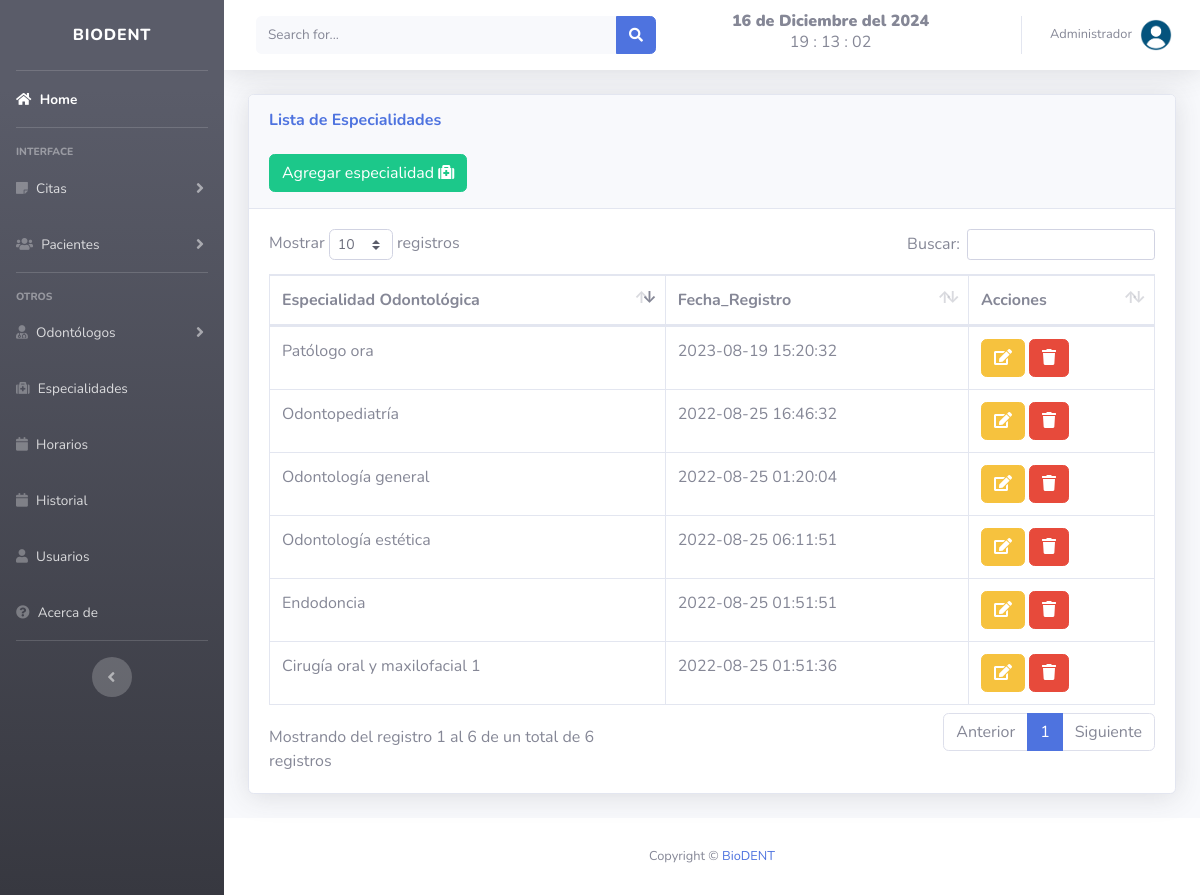
/views/especialidades.php (signed in), run on the app's committed database.
### tables this page shows
CREATE TABLE `especialidades` (
  `id` int(11) NOT NULL,
  `nombre` varchar(100) NOT NULL,
  `fecha` timestamp NOT NULL DEFAULT current_timestamp()
);

### views/especialidades.php (the view, shortened to what this page needs)
<?php
include "../includes/db.php";
?>
<!DOCTYPE html>
<html lang="en">
<head>
</head>
<?php include "../includes/header.php"; ?>
<body id="page-top">
    <div class="container-fluid">
        <div class="card shadow mb-4">
            <div class="card-header py-3">
                <h6 class="m-0 font-weight-bold text-primary">Lista de Especialidades</h6>
                <br>
                <?php
                    $rolesPermitidos = [1];
                        if (in_array($rolUsuario, $rolesPermitidos)) { ?>
                <button type="button" class="btn btn-success" data-toggle="modal" data-target="#especialidad">
                    <span class="glyphicon glyphicon-plus"></span> Agregar especialidad <i class="fa fa-medkit" aria-hidden="true"></i>
                </button>
                <?php } ?>
            </div>
            <div class="card-body">
                <div class="table-responsive">
                    <table class="table table-bordered" id="dataTable" width="100%" cellspacing="0">
                        <thead>
                            <tr>
                                <th>Especialidad Odontológica</th>
                                <th>Fecha_Registro</th>
                                <th>Acciones</th>
                            </tr>
                        </thead>
                        <?php
                        $result = mysqli_query($conexion, "SELECT * FROM especialidades ");
                        while ($fila = mysqli_fetch_assoc($result)) :
                        ?>
                            <tr>
                                <td><?php echo $fila['nombre']; ?></td>
                                <td><?php echo $fila['fecha']; ?></td>
                                <td>
                                    <?php
                                        $rolesPermitidos = [1];
                                            if (in_array($rolUsuario, $rolesPermitidos)) { ?>
                                    <a class="btn btn-warning" href="../includes/editar_esp.php?id=<?php echo $fila['id'] ?> ">
                                        <i class="fa fa-edit "></i>
                                    </a>
                                    <a href="../includes/eliminar_esp.php?id=<?php echo $fila['id'] ?> " class="btn btn-danger btn-del">
                                        <i class="fa fa-trash "></i>
                                    </a>
                                    <?php } ?>
                                </td>
                            </tr>
                        <?php endwhile; ?>
                    </table>
                </div>
            </div>
        </div>
    </div>
    <?php include "../includes/footer.php"; ?>
</body>
</html>

### data on the page
especialidades: nombre "Odontología general", fecha "2022-08-25 01:20:04"
especialidades: nombre "Cirugía oral y maxilofacial 1", fecha "2022-08-25 01:51:36"
especialidades: nombre "Endodoncia", fecha "2022-08-25 01:51:51"
especialidades: nombre "Odontología estética", fecha "2022-08-25 06:11:51"
especialidades: nombre "Odontopediatría", fecha "2022-08-25 16:46:32"
especialidades: nombre "Patólogo ora", fecha "2023-08-19 15:20:32"

### other printed values
fecha() "16 de Diciembre del 2024"
$_SESSION['nombre'] "Administrador"
